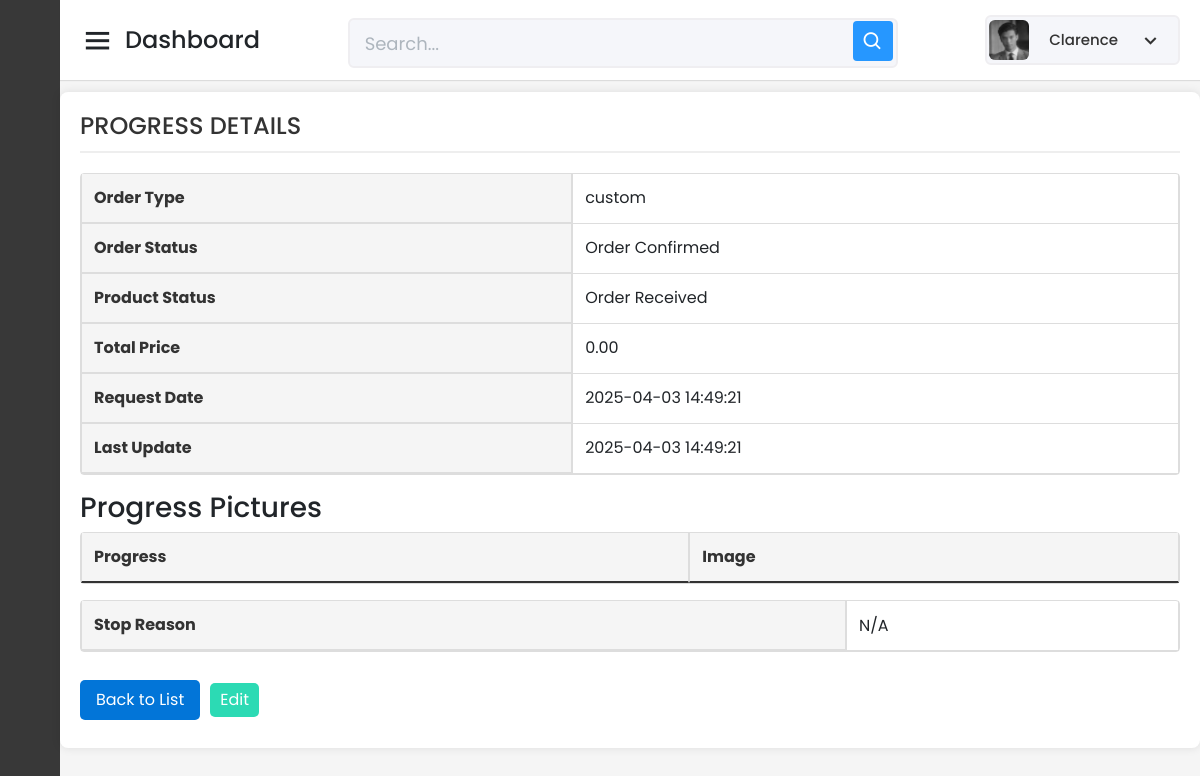
The page /Capstone_Admin/progress/read-one-progress-form.php?id=3&order_type=custom (signed in) on the database as committed earlier.
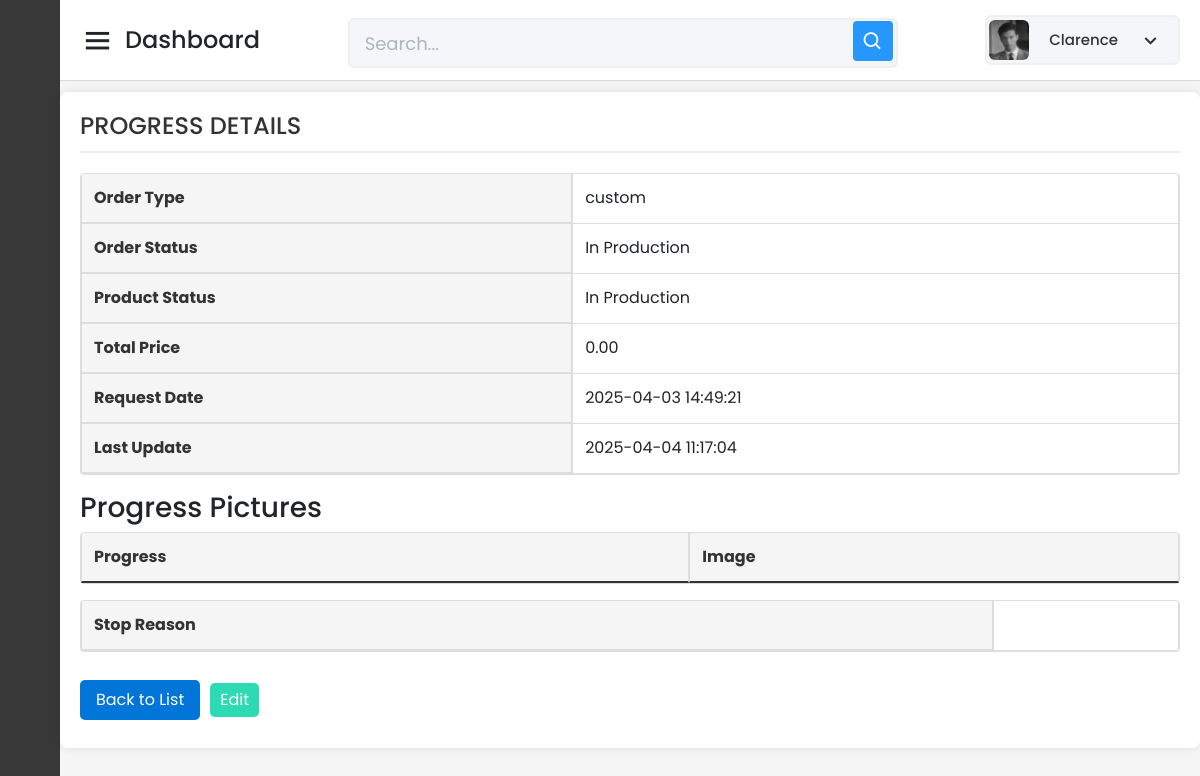
The same page on the database as committed later.
### tables this page shows
CREATE TABLE `tbl_progress` (
  `Progress_ID` int(11) NOT NULL AUTO_INCREMENT,
  `User_ID` varchar(150) NOT NULL,
  `Product_ID` int(11) NOT NULL,
  `Product_Name` varchar(255) NOT NULL,
  `Order_Type` varchar(100) NOT NULL,
  `Order_Status` int(3) NOT NULL,
  `Product_Status` int(3) NOT NULL,
  `Quantity` int(11) NOT NULL,
  `Total_Price` decimal(10,2) NOT NULL,
  `Date_Added` timestamp NOT NULL DEFAULT current_timestamp(),
  `LastUpdate` timestamp NOT NULL DEFAULT current_timestamp() ON UPDATE current_timestamp(),
  `Progress_Pic_20` varchar(255) DEFAULT NULL,
  `Progress_Pic_30` varchar(255) DEFAULT NULL,
  `Progress_Pic_40` varchar(255) DEFAULT NULL,
  `Progress_Pic_50` varchar(255) DEFAULT NULL,
  `Progress_Pic_60` varchar(255) DEFAULT NULL,
  `Progress_Pic_70` varchar(255) DEFAULT NULL,
  `Progress_Pic_80` varchar(255) DEFAULT NULL,
  `Progress_Pic_90` varchar(255) DEFAULT NULL,
  `Progress_Pic_100` varchar(255) DEFAULT NULL,
  `Stop_Reason` varchar(255) DEFAULT NULL,
  `Progress_Pic_10` varchar(255) DEFAULT NULL,
  PRIMARY KEY (`Progress_ID`),
  KEY `User_ID` (`User_ID`),
  KEY `Product_ID` (`Product_ID`),
  CONSTRAINT `tbl_progress_ibfk_1` FOREIGN KEY (`User_ID`) REFERENCES `tbl_user_info` (`User_ID`) ON DELETE CASCADE,
  CONSTRAINT `tbl_progress_ibfk_2` FOREIGN KEY (`Product_ID`) REFERENCES `tbl_prod_info` (`Product_ID`) ON DELETE CASCADE
);

### Capstone_Admin/progress/read-one-progress-form.php (the view, shortened to what this page needs)
<?php
include '../config/database.php';
$adminId = $_SESSION['admin_id'];
$stmt = $pdo->prepare("SELECT First_Name, PicPath FROM tbl_admin_info WHERE Admin_ID = :admin_id");
$stmt->bindParam(':admin_id', $adminId);
$stmt->execute();
$admin = $stmt->fetch(PDO::FETCH_ASSOC);
$adminName = htmlspecialchars($admin['First_Name']);
$profilePicPath = htmlspecialchars($admin['PicPath']);
$id = $_GET['id'];
$query = "
    SELECT
        p.Progress_ID AS ID,
        pr.Product_Name,
        CONCAT(u.First_Name, ' ', u.Last_Name) AS User_Name,
        p.Order_Type,
        p.Order_Status,
        p.Product_Status,
        p.Total_Price,
        p.Date_Added AS Request_Date,
        p.LastUpdate AS Last_Update,
        p.Progress_Pic_10,
        p.Progress_Pic_20,
        p.Progress_Pic_30,
        p.Progress_Pic_40,
        p.Progress_Pic_50,
        p.Progress_Pic_60,
        p.Progress_Pic_70,
        p.Progress_Pic_80,
        p.Progress_Pic_90,
        p.Progress_Pic_100,
        p.Stop_Reason
    FROM tbl_progress p
    JOIN tbl_user_info u ON p.User_ID = u.User_ID
    JOIN tbl_prod_info pr ON p.Product_ID = pr.Product_ID
    WHERE p.Progress_ID = :id
";
$stmt = $pdo->prepare($query);
$stmt->bindParam(':id', $id, PDO::PARAM_INT);
$stmt->execute();
$row = $stmt->fetch(PDO::FETCH_ASSOC);
$orderStatusLabels = [
    0 => 'Order Received',
    10 => 'Order Confirmed',
    20 => 'In Production',
    30 => '30% Complete',
    40 => '40% Complete',
    50 => '50% Complete',
    60 => '60% Complete',
    70 => '70% Complete',
    80 => '80% Complete',
    90 => '90% Complete',
    100 => 'Completed'
];
$productStatusLabels = $orderStatusLabels;
?>
<!DOCTYPE html>
<html lang="en" dir="ltr">
<head>
    <link href="../static/css/bootstrap.min.css" rel="stylesheet">
    <link href="../static/css-files/dashboard.css" rel="stylesheet">
    <link href="../static/css-files/button.css" rel="stylesheet">
    <link href="../static/css-files/admin_homev2.css" rel="stylesheet">
    <link href="https://unpkg.com/boxicons@2.0.7/css/boxicons.min.css" rel="stylesheet" />
</head>
<body>
    <div class="sidebar">
      <div class="logo-details">
    </div>
        <ul class="nav-links">
            <li>
            </li>
            <li>
</li>
        </ul>
    </div>
    <section class="home-section">
    <nav>
            <div class="sidebar-button">
                <i class="bx bx-menu sidebarBtn"></i>
                <span class="dashboard">Dashboard</span>
            </div>
            <div class="search-box">
                <input type="text" placeholder="Search..." />
                <i class="bx bx-search"></i>
            </div>
            <div class="profile-details" onclick="toggleDropdown()">
                <img src="../<?php echo $profilePicPath; ?>" alt="Profile Picture" />
                <span class="admin_name"><?php echo $adminName; ?></span>
                <i class="bx bx-chevron-down dropdown-button"></i>
            </div>
 </nav>
 <br><br><br>
<div class="container_boxes">
    <h4>PROGRESS DETAILS</h4>
    <table class="table table-bordered">
        <tr><th>Order Type</th><td><?= htmlspecialchars($row['Order_Type']) ?></td></tr>
        <tr><th>Order Status</th><td><?= $orderStatusLabels[$row['Order_Status']] ?></td></tr>
        <tr><th>Product Status</th><td><?= $productStatusLabels[$row['Product_Status']] ?></td></tr>
        <tr><th>Total Price</th><td><?= htmlspecialchars($row['Total_Price']) ?></td></tr>
        <tr><th>Request Date</th><td><?= htmlspecialchars($row['Request_Date']) ?></td></tr>
        <tr><th>Last Update</th><td><?= htmlspecialchars($row['Last_Update']) ?></td></tr>
    </table>
    <h3>Progress Pictures</h3>
    <table class="table table-bordered">
        <thead>
            <tr>
                <th>Progress</th>
                <th>Image</th>
            </tr>
        </thead>
    </table>
    <table class="table table-bordered">
        <tr><th>Stop Reason</th><td><?= htmlspecialchars($row['Stop_Reason'] ?? 'N/A') ?></td></tr>
    </table>
    <div class="button-container">
        <a href="read-all-progress-form.php" class="buttonBack">Back to List</a>
        <a href="../progress/update-progress-form.php?id=<?= urlencode($row['ID']) ?>" class="buttonEdit">Edit</a>
    </div>
</div>
</body>
</html>

Rows that differ between the two databases and show on the page:
changed tbl_progress "custom": Order_Status "Order Confirmed" → "In Production"; Product_Status "Order Received" → "In Production"; LastUpdate "2025-04-03 14:49:21" → "2025-04-04 11:17:04"; Stop_Reason "N/A" → (not shown)
